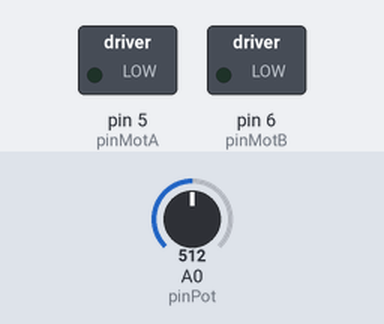
The sketch below on a simulated Arduino Uno, built with avr-gcc and run on an emulated ATmega328P. On the bench: switched loads named in the sketch (green lamp = pin HIGH). Inputs (shaded band) come from the test bench; at power-on: A0 (pinPot) = 512.

Above: at 1.2 s.
1.3 s: A0 (pinPot) set to 487
At 2.2 s:
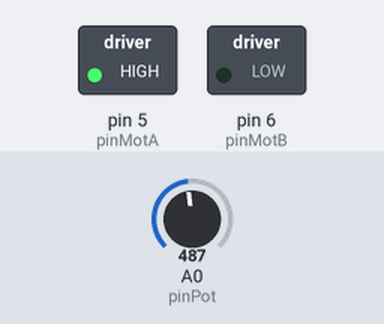
2.8 s: A0 (pinPot) set to 534
At 3.4 s:
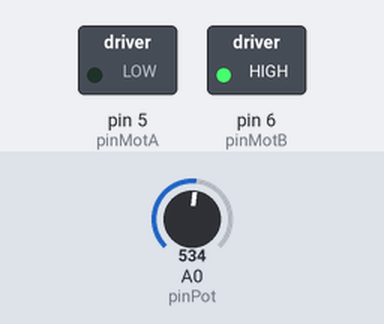
4.3 s: A0 (pinPot) set to 510
At 5.5 s:
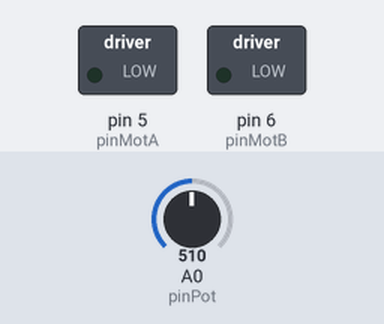
5.8 s: A0 (pinPot) set to 490
At 6.9 s:
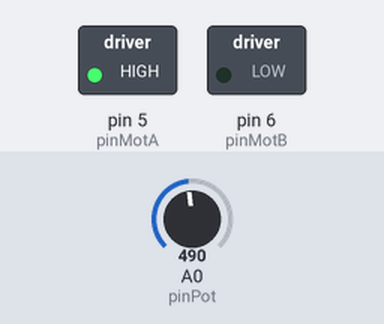
Timing chart, 0 to 8.3 s (numbered marks = the images above; inputs shaded):
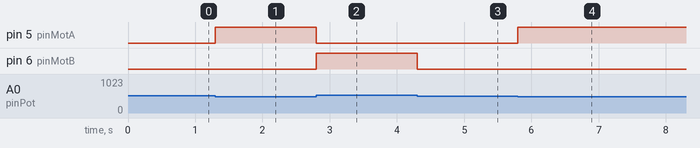

The sketch:

Giro_de_motor_CD.ino
```cpp
const int pinPot = 0;
const int pinMotA = 5;
const int pinMotB = 6;
int valorPot;

void setup() {
pinMode(pinMotA, OUTPUT);
pinMode(pinMotB, OUTPUT);
digitalWrite (pinMotA, LOW);
digitalWrite (pinMotB, LOW);
}

void loop() {
valorPot = analogRead (pinPot);
if (valorPot < 500){
digitalWrite (pinMotA, HIGH);
digitalWrite (pinMotB, LOW);
}
else if (valorPot > 524)
{digitalWrite (pinMotA, LOW);
digitalWrite (pinMotB, HIGH);
} else {
digitalWrite (pinMotA, LOW);
digitalWrite (pinMotB, LOW);

    }
}
```

Measured:
- the behaviour switches between 500 and 499 on A0 (pinPot) (found by bisection; images 0 and 1)
- the behaviour switches between 525 and 524 on A0 (pinPot) (found by bisection; images 2 and 3)
- after the input at 1.3 s, pin 5 (pinMotA): LOW → HIGH at once
- after the input at 2.8 s, pin 5 (pinMotA): HIGH → LOW at once; pin 6 (pinMotB): LOW → HIGH at once
- after the input at 4.3 s, pin 6 (pinMotB): HIGH → LOW at once
- after the input at 5.8 s, pin 5 (pinMotA): LOW → HIGH at once
